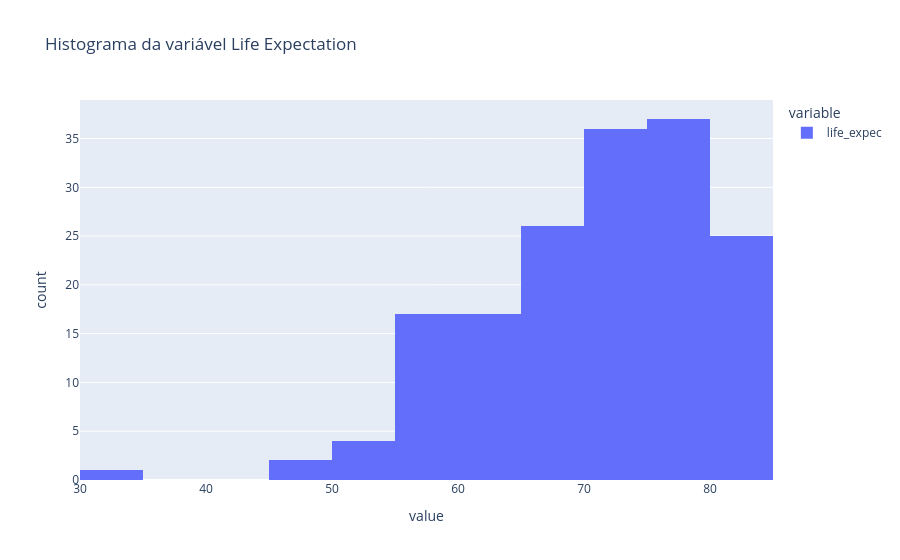

The cell this chart's notebook holds for it:
### Code cell
# Distribuição da variável life_expec
px.histogram(df_countries['life_expec'], title='Histograma da variável Life Expectation')

### Figure 1 — Plotly figure (JSON) as saved in the notebook; plotly's stock layout.template omitted (floating-point values rounded to 4 significant figures; data arrays with more than 128 entries replaced by an {"elided": "..."} marker saying what was removed)
{"data": [{"bingroup": "x", "hovertemplate": "variable=life_expec<br>value=%{x}<br>count=%{y}<extra></extra>", "legendgroup": "life_expec", "marker": {"color": "#636efa", "pattern": {"shape": ""}}, "name": "life_expec", "orientation": "v", "showlegend": true, "type": "histogram", "x": {"elided": "165 float values"}, "xaxis": "x", "yaxis": "y"}], "layout": {"barmode": "relative", "legend": {"title": {"text": "variable"}, "tracegroupgap": 0}, "title": {"text": "Histograma da variável Life Expectation"}, "xaxis": {"anchor": "y", "domain": [0, 1], "title": {"text": "value"}}, "yaxis": {"anchor": "x", "domain": [0, 1], "title": {"text": "count"}}}}
